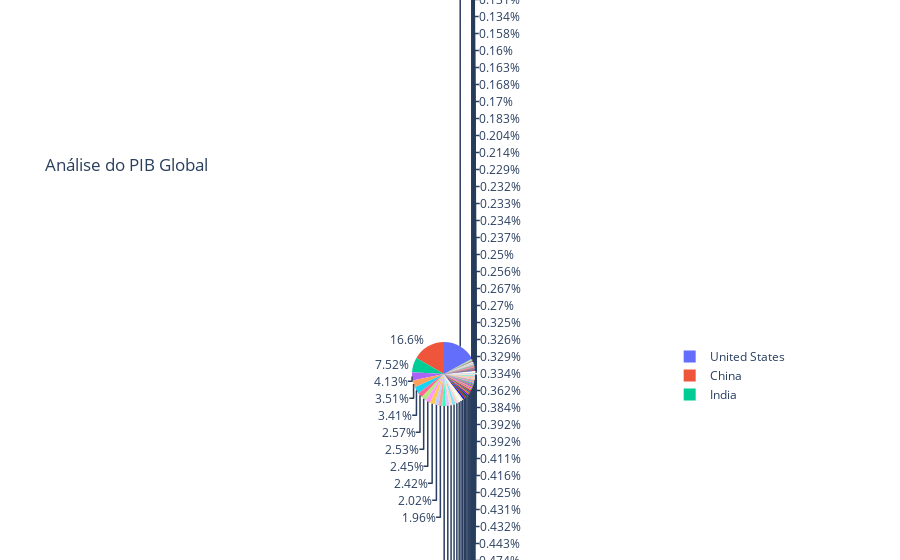

Notebook cell for this chart:
### Code cell
import pandas as pd
import plotly.express as px

dadosMundo = pd.read_excel("TabelaTeste2.xlsx")


#print(coffeeSales.head())
#print(coffeeSales.tail())

dadosMundo = dadosMundo.drop(columns="Unnamed: 8") # Retira a coluna inutil
# dadosMundo = dadosMundo.drop(columns="Unnamed: 9")
dadosMundo = dadosMundo.drop(columns="Na curva normal, o 3,00 de felicidade representa -2,32 na normal padrão")
dadosMundo = dadosMundo.drop(index=132) #Retira a linha inutil

#print(dadosMundo.info()) #analise das linhas vazias

dadosMundo.dropna() # exclui os valorez vazios.

#print(dadosMundo.info())

# Análise com gráficos

#print(dadosMundo["Analise Indice"].value_counts(normalize=True)) #O normalize faz com que mostre em porcentagem %

#display(dadosMundo["Analise Indice"].value_counts(normalize=True).map("{:.1%}".format)) # Mostra em porcentagem formatada

#criar o grafico
# grafico = px.histogram(dadosMundo, x="Analise Indice") 

dadosMundo.loc[dadosMundo["PIB"] < 25755519000, "País"] = "Other Countries"

grafico = px.pie(dadosMundo, values="PIB", names="País", title="Análise do PIB Global")
#exibi-lo
grafico.show()

### Figure 1 — Plotly figure (JSON) as saved in the notebook; plotly's stock layout.template omitted (floating-point values rounded to 4 significant figures; data arrays with more than 128 entries replaced by an {"elided": "..."} marker saying what was removed)
{"data": [{"domain": {"x": [0, 1], "y": [0, 1]}, "hovertemplate": "País=%{label}<br>PIB=%{value}<extra></extra>", "labels": {"elided": "135 str values"}, "legendgroup": "", "name": "", "showlegend": true, "type": "pie", "values": {"elided": "135 float values"}}], "layout": {"legend": {"tracegroupgap": 0}, "title": {"text": "Análise do PIB Global"}}}
